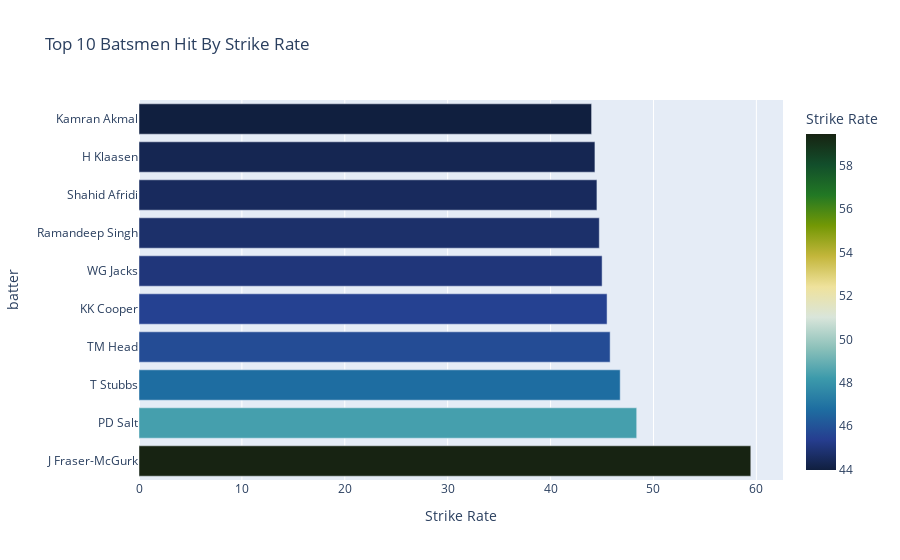

This figure's notebook cell:
### Code cell
#Top 10 Batsmen Hit By Strike Rate
batsmen_hit_strike = Deliveries_df.groupby("batter").agg(balls_faced=("ball","sum"),total_runs_scored=("batsman_runs","sum")).reset_index()
batsmen_hit_strike["Strike Rate"] = (batsmen_hit_strike["total_runs_scored"]/batsmen_hit_strike["balls_faced"])*100
ten_batsmen_strike = batsmen_hit_strike[batsmen_hit_strike["balls_faced"] >= 100].sort_values(by="Strike Rate", ascending=False).head(10)
fig6 = pt.bar(ten_batsmen_strike,x ='Strike Rate',y='batter',title="Top 10 Batsmen Hit By Strike Rate", color = 'Strike Rate',color_continuous_scale='delta')
fig6.show()
ten_batsmen_strike
#strike rate = (total runs/balls faced)*100

### Figure 1 — Plotly figure (JSON) as saved in the notebook; plotly's stock layout.template omitted (floating-point values rounded to 4 significant figures)
{"data": [{"alignmentgroup": "True", "hovertemplate": "Strike Rate=%{marker.color}<br>batter=%{y}<extra></extra>", "legendgroup": "", "marker": {"color": [59.46, 48.37, 46.77, 45.79, 45.49, 45.01, 44.74, 44.51, 44.31, 43.99], "coloraxis": "coloraxis", "pattern": {"shape": ""}}, "name": "", "offsetgroup": "", "orientation": "h", "showlegend": false, "textposition": "auto", "type": "bar", "x": [59.46, 48.37, 46.77, 45.79, 45.49, 45.01, 44.74, 44.51, 44.31, 43.99], "xaxis": "x", "y": ["J Fraser-McGurk", "PD Salt", "T Stubbs", "TM Head", "KK Cooper", "WG Jacks", "Ramandeep Singh", "Shahid Afridi", "H Klaasen", "Kamran Akmal"], "yaxis": "y"}], "layout": {"autosize": true, "barmode": "relative", "coloraxis": {"colorbar": {"title": {"text": "Strike Rate"}}, "colorscale": [[0, "rgb(16, 31, 63)"], [0.09091, "rgb(38, 62, 144)"], [0.1818, "rgb(30, 110, 161)"], [0.2727, "rgb(60, 154, 171)"], [0.3636, "rgb(140, 193, 186)"], [0.4545, "rgb(217, 229, 218)"], [0.5455, "rgb(239, 226, 156)"], [0.6364, "rgb(195, 182, 59)"], [0.7273, "rgb(115, 152, 5)"], [0.8182, "rgb(34, 120, 36)"], [0.9091, "rgb(18, 78, 43)"], [1, "rgb(23, 35, 18)"]]}, "legend": {"tracegroupgap": 0}, "title": {"text": "Top 10 Batsmen Hit By Strike Rate"}, "xaxis": {"anchor": "y", "autorange": true, "domain": [0, 1], "range": [0, 62.59], "title": {"text": "Strike Rate"}, "type": "linear"}, "yaxis": {"anchor": "x", "autorange": true, "domain": [0, 1], "range": [-0.5, 9.5], "title": {"text": "batter"}, "type": "category"}}}
